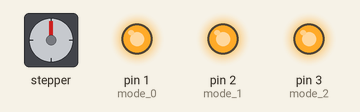
This sketch was run on a simulated Arduino Uno, built with avr-gcc and run on an emulated ATmega328P. Shown: stepper motor, output pins drawn as LEDs (lit = HIGH). Wiring (inferred from the names in the program): stepper motor driver (200 steps per turn assumed): step pin 12; direction pin 13. Pins used as bus, display or sensor lines are not drawn.

Above: at 0.05 s.
At 0.2 s:
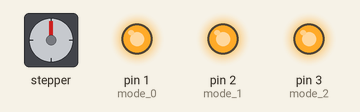
At 0.3 s:
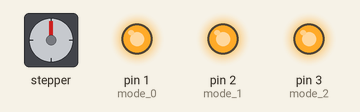
At 0.4 s:
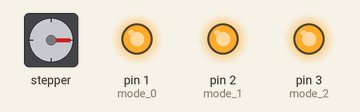
Timing chart, 0 to 3.0 s (numbered marks = the images above):
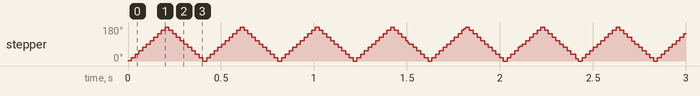

The sketch:

Stepper_v2.ino
```cpp
// This is a code to use Stepper motor using DRV8825 driver
// DIR pin of motor driver is connected to D5 of Atmega
// STEP pin is connected to D4
// M0, M1 and M2 pins of driver are connected to B0, B1 and B2 pins respectively
// ENbar pin is grounded
// SLP and RST pins of motor driver are shorted
// The coils of motor are connected to 1A, 2A and 1B, 2B of motor driver
const int step_pin = 12;    //D4 pin of Atmega 16
const int dir_pin = 13;     //D5 pin
const int mode_0 = 1;       //
const int mode_1 = 2;       //
const int mode_2 = 3;       //

void setup()
{
  pinMode(step_pin, OUTPUT);
  pinMode(dir_pin, OUTPUT);
  pinMode(mode_0, OUTPUT);
  pinMode(mode_1, OUTPUT);
  pinMode(mode_2, OUTPUT);
  digitalWrite(mode_0, HIGH);
  digitalWrite(mode_1, HIGH);
  digitalWrite(mode_2, HIGH);    // 32 microsteps per step
}

void loop()
{
  for(int i=0;i<100;i++)
  {
    motor_forw();
    motor_step();
  }
  for(int i=0;i<100;i++)
  {
    motor_rev();
    motor_step();
  }
}
void motor_forw()
{
  digitalWrite(dir_pin, HIGH);
}
void motor_rev()
{
  digitalWrite(dir_pin,LOW);
}
void motor_step()
{
  digitalWrite(step_pin, HIGH);
  delay(1);
  digitalWrite(step_pin, LOW);
  delay(1);
}
```

Measured:
- by itself, stepper: turns 180° clockwise in 0.20 s, then 180° counter-clockwise in 0.18 s, repeating every 0.42 s
